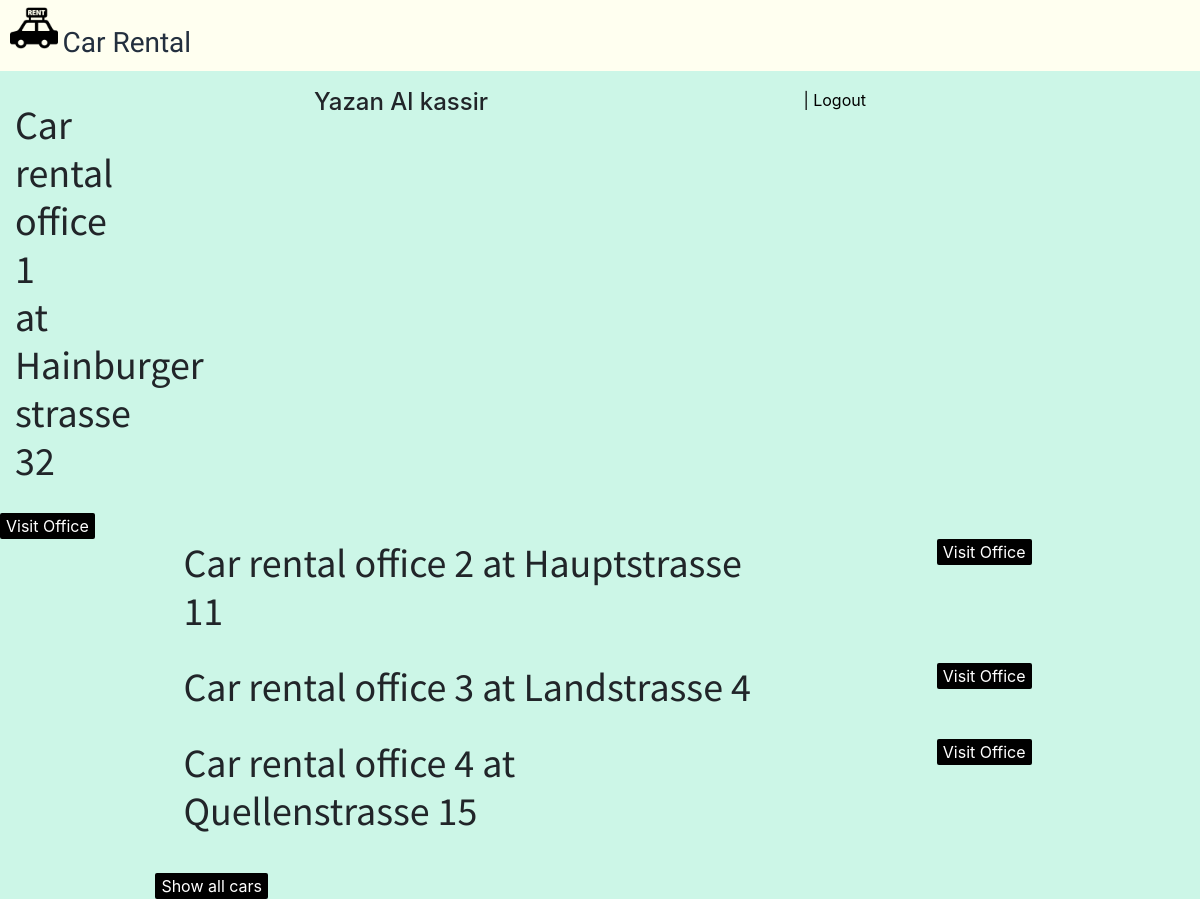
The app's page /office_list.php (signed in) with its own data.
### tables this page shows
CREATE TABLE `offices` (
  `office_id` int(11) NOT NULL,
  `name` varchar(255) NOT NULL,
  `address` varchar(255) NOT NULL
);

### office_list.php (the view, shortened to what this page needs)
	<!DOCTYPE html>
		<html>
			<head>
				<link rel="stylesheet" href="https://maxcdn.bootstrapcdn.com/bootstrap/4.0.0-alpha.6/css/bootstrap.min.css">
				<link rel="stylesheet" type="text/css" href="office_listStyle.css">
			</head>
			<body>
				 <header id="header">
					<img id="logo" src="car-rent-logo.png" alt="logo">
					<h3>Car Rental</h3>
					<div class="container-fluid row">
			    		<h4><?= $_SESSION['name'] .'&nbsp;' ?></h4>
						<a id="logout-btn" href="logout.php">| Logout</a>
					</div>
				</header>
<?php
	$conn = mysqli_connect('localhost' , 'root' , '' , 'cr11_yazan_al_kassir_php_car_rental');
	$sql = "select * from offices ";
	$result = mysqli_query($conn, $sql) or die("failed to query databases");
	while($row = mysqli_fetch_array($result, MYSQLI_ASSOC)) {
?>
	<div class="row">
	<h1 class="col-lg-6 col-md-8 col-sm-8 col-9"> <?= $row['name'] ?> at <?= $row["address"] ?> </h1>
	<form action='cars_list.php' method='post'>
			<input id="visit" type='submit' name='officevisit' value='Visit Office'>
	</form>
	</div>
<?php
	}
?>
			<div class="col-lg-3" id="allcarsalign">
				<form action="cars_list.php" method="post" accept-charset="utf-8">
					<input id="allcars" type="submit" name="" value="Show all cars">
				</form>
			</div>
		</body>
	</html>

### office_listStyle.css (style rules this page uses)
body { background-color: #CCF6E7; }
#header { padding-top: 1px; padding-bottom: 3px; margin-bottom: 30px; background-color: ivory; }
h3 { color: #232F3E; margin-top: 25px !important; vertical-align: top; font-family: 'Signika', sans-serif !important; }
h3 , #logo { display: inline-block; }
#logo { margin-top: 3px; margin-bottom: 1px; margin-left: 10px; width: 4%; max-width: 100%; height: auto !important; }
#header div { margin-top: 20px; float: right; margin-right: 10px; }
#logout-btn { color: black; text-decoration: none; }
h1 { padding-bottom: 20px; font-family: 'Source Sans Pro', sans-serif !important; }
input { border-radius: 2px; border: 1px; background-color: black; color: white; }
#allcars { float: right; margin-right: 17px; }
#allcarsalign { margin-top: 10px; }
.row { margin: 0 auto; justify-content: space-evenly; }

### records on screen
offices: name "Car rental office 1", address "Hainburger strasse 32"
offices: name "Car rental office 2", address "Hauptstrasse 11"
offices: name "Car rental office 3", address "Landstrasse 4"
offices: name "Car rental office 4", address "Quellenstrasse 15"

### other values on screen
$_SESSION['name'] "Yazan Al kassir"
